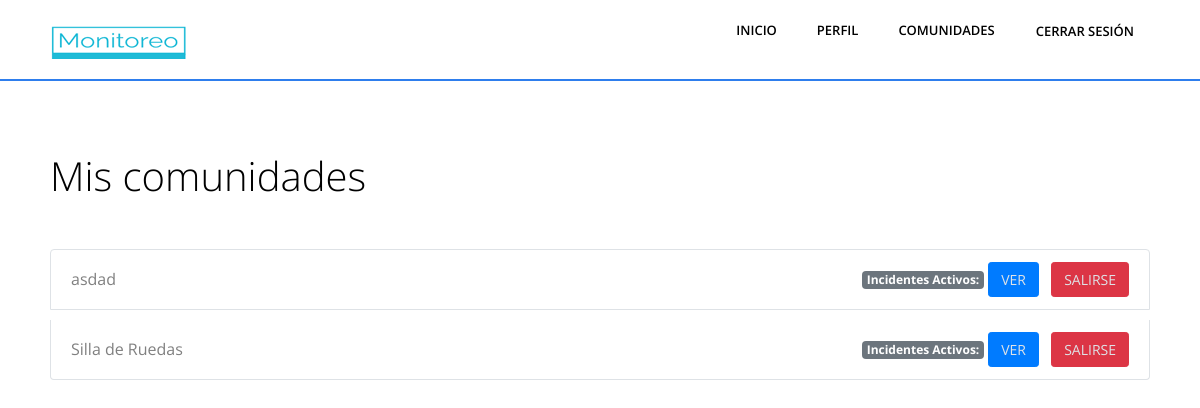
Before: /mis-comunidades/ (signed in) with the older database file.
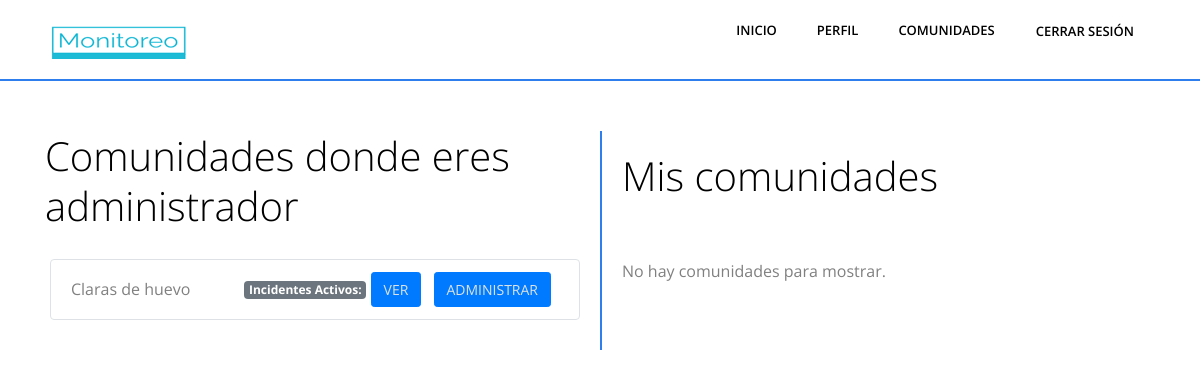
After: the same page with the newer database file.
### Aplicaciones/Monitoreo/models.py (models this page shows, shortened)
class ComunidadPerfil(models.Model):
    comunidad = models.ForeignKey(Comunidad, on_delete=models.CASCADE)
    perfil = models.ForeignKey('Perfil', on_delete=models.CASCADE)
    esAdmin = models.BooleanField(default=False)
    """ observador, un miembro de la comunidad no afectado por la tematica de la comunidad (usuarios silla de rueda) """
    observador = models.BooleanField(default=True)

class Comunidad(models.Model):
    nombre = models.CharField(max_length=100)
    descripcion = models.CharField(max_length=255, null=True)

### Aplicaciones/Monitoreo/views.py (the view)
# urls.py: path('mis-comunidades/', views.listar_comunidades_perfil, name='listar_comunidades_perfil'),
def listar_comunidades_perfil(request):
    group_names = requestGroups(request)
    perfil = Perfil.objects.get(user=request.user)
    comunidades_admin = ComunidadPerfil.objects.filter(perfil=perfil,esAdmin=True)
    comunidades_no_admin = ComunidadPerfil.objects.filter(perfil=perfil,esAdmin=False)
    incidentes = []
    for comunidad in comunidades_admin:
        incidentes_count = base_incidentes.count_documents({"comunidad": comunidad.comunidad.nombre,"solucionado":False})
        resultado_comunidad = {
            'comunidad': comunidad.comunidad.nombre,
            'incidentes_count': incidentes_count
        }
        incidentes.append(resultado_comunidad)
    for comunidad in comunidades_no_admin:
        incidentes_count = base_incidentes.count_documents({"comunidad": comunidad.comunidad.nombre,"solucionado":False})
        resultado_comunidad = {
            'comunidad': comunidad.comunidad.nombre,
            'incidentes_count': incidentes_count
        }
        incidentes.append(resultado_comunidad)
    context = {
        'request':request,
        'groups':group_names,
        'perfil': perfil,
        'comunidades_admin': comunidades_admin,
        'comunidades_no_admin': comunidades_no_admin,
        'incidentes':incidentes
    }
    return render(request, 'mis_comunidades.html', context)

### Aplicaciones/Monitoreo/views.py (called while the page is built)
def requestGroups(request):
    user = request.user
    user_groups = user.groups.all()
    group_names = [group.name for group in user_groups]
    return group_names

### Aplicaciones/Monitoreo/templates/mis_comunidades.html (shortened to what this page needs)
{% load static %}
<html lang="es">
  {% include 'fragments/head.html' %}
  <body class="body-wrapper" data-spy="scroll" data-target=".privacy-nav">
    {% include 'fragments/header.html' %}
     <div class="container mt-5">
      <div class="row">
        {% if 'ComunidadAdmin' in groups %}
        <div class="col-md-6">
          <h2>Comunidades donde eres administrador</h2>
        </div>
        <div class="col-md-6" style="border-left: 2px solid #2e7eed; padding: 20px;">
          <h2>Mis comunidades</h2>
        </div>
        {% else %}
        <div class="col-md-6" style="padding: 20px;">
          <h2>Mis comunidades</h2>
        </div>
        {% endif %}
        {% if 'ComunidadAdmin' in groups %}
        <div class="col-md-6" style="padding: 20px;">
          <ul class="list-group member-list">
            {% for comunidad_perfil in comunidades_admin %}
            <li class="list-group-item d-flex justify-content-between align-items-center">
            <span>{{ comunidad_perfil.comunidad.nombre }}</span>
            <div>
              {% for incidente in incidentes %}
                  {% if incidente.comunidad == comunidad_perfil.comunidad.nombre %}
                      <span class="badge badge-secondary">Incidentes Activos: {{ incidente.incidentes_count }}</span>
                  {% endif %}
              {% endfor %}
              <a href="{% url 'listar_incidentes_comunidades' id_comunidad=comunidad_perfil.comunidad.id%}"><button class="btn btn-sm btn-admin mr-2">Ver</button></a>
              <form method="post" action="{% url 'administrar_comunidad' comunidad_perfil.comunidad.id %}" class="d-inline">
                <button type="submit" class="btn btn-sm btn-admin mr-2">Administrar</button>
              </form>
            </div>
          </li>
            {% endfor %}
            </ul>
          </div>
        {% endif %}
        {% if 'ComunidadAdmin' in groups %}
        <div class="col-md-6" style="border-left: 2px solid #2e7eed; padding: 20px;">
          {% else %}
          <div class="col-md-12" style="padding: 20px;">
          {% endif %}
          {% if comunidades_no_admin %}
          <ul class="list-group member-list">
            {% for comunidad_perfil in comunidades_no_admin %}
            <li class="list-group-item d-flex justify-content-between align-items-center">
              <span>{{ comunidad_perfil.comunidad.nombre }}</span>
              <div>
                {% for incidente in incidentes %}
                    {% if incidente.comunidad == comunidad_perfil.comunidad.nombre %}
                        <span class="badge badge-secondary">Incidentes Activos: {{ incidente.incidentes_count }}</span>
                    {% endif %}
                {% endfor %}
                <a href="{% url 'listar_incidentes_comunidades' id_comunidad=comunidad_perfil.comunidad.id%}"><button class="btn btn-sm btn-admin mr-2">Ver</button></a>
                <a href="{% url 'salir_comunidad' comunidad_id=comunidad_perfil.comunidad.id  pag_redirect='mis_comunidades' tipo='usuario'%}"><button class="btn btn-sm btn-delete">Salirse</button></a>
              </div>
            </li>
            {% endfor %}
          </ul>
            {% else %}
            <p>No hay comunidades para mostrar.</p>
            {% endif %}
            </div>
      </div>
    </div>
  </body>
</html>

Changed rows visible on the page:
removed ComunidadPerfil: comunidad.nombre "asdad", shown under "Mis comunidades"
removed ComunidadPerfil: comunidad.nombre "Silla de Ruedas", shown under "Mis comunidades"
added ComunidadPerfil: comunidad.nombre "Claras de huevo", shown under "Mis comunidades"
Other visible differences:
text now shown: "Comunidades donde eres administrador No hay comunidades para mostrar."
